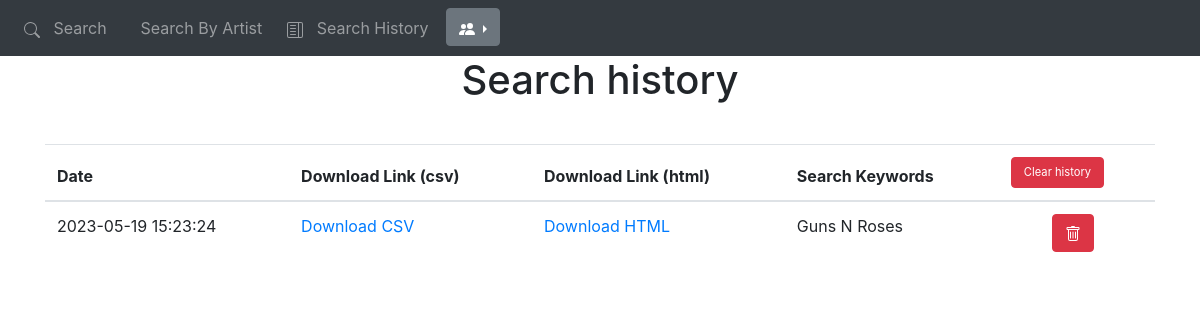
The app's page /history (signed in), older data.
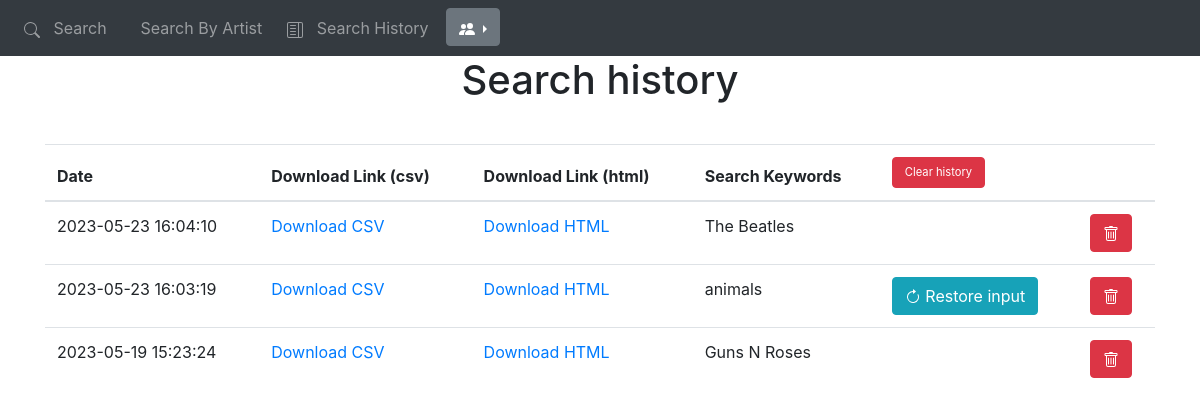
The same page, newer data.
### sd_app/models.py (models this page shows)
class Search(db.Model):
    id = db.Column(db.Integer, primary_key=True)
    date = db.Column(db.DateTime(timezone=True), default=func.now())
    user = db.Column(db.String(150))
    keywords = db.Column(db.String(150))
    csv_path = db.Column(db.String(150))
    html_path = db.Column(db.String(150))
    user_id = db.Column(db.Integer, db.ForeignKey("user.id"))
    by_artist = db.Column(db.Integer, default=0)
    user_inst = db.relationship("User", back_populates="searches")

### sd_app/views.py (the view)
@views.route('/history', methods=['GET'])
@login_required
def history():
    return render_template("history.html",
                           user=current_user,
                           searches=Search.query.filter_by(user_id=current_user.id).order_by(
                               Search.date.desc()).all(),
                           json_load=json.loads,
                           set=set)

### sd_app/__init__.py (called while the page is built)
def create_app():
    global app
    app = Flask(__name__)
    app.config['SECRET_KEY'] = 'THISISTHESECRETKEY'
    app.config['SQLALCHEMY_DATABASE_URI'] = db_string_conn
    db.init_app(app)
    env = Environment(  # Jinja env
        loader=PackageLoader("sd_app"),
        autoescape=select_autoescape()
    )
    from .views import views
    from .auth import auth
    from .api import api
    app.register_blueprint(views, url_prefix='/')
    app.register_blueprint(auth, url_prefix='/')
    app.register_blueprint(api, url_prefix='/api/')
    from .models import User
    create_database(app)
    login_manager = LoginManager()
    login_manager.login_view = 'auth.login'
    login_manager.init_app(app)
    @login_manager.user_loader
    def load_user(id):
        return User.query.get(int(id))
    return app

### sd_app/templates/history.html (shortened to what this page needs)
{% extends "base.html" %} {% block title %}Search history{% endblock %}
{% block content %}
<h1 align="center" style="margin-bottom:1em">Search history</h1>
<table class="table" id="keyword-table">
    <thead>
        <tr>
        <th scope="col">Date</th>
        <th scope="col">Download Link (csv)</th>
        <th scope="col">Download Link (html)</th>
        <th scope="col">Search Keywords</th>
        <th scope="col" colspan="2">
          <button type="button" class="btn btn-danger" onClick="clear_table('history')" style="font-size:70%">Clear history</button>
        </th>
        </tr>
    </thead>
    <tbody>
        {%for search in searches %}
    <tr>
    <td>
        {{search.date.strftime('%Y-%m-%d %H:%M:%S')}}
    </td>
    <td>
        {% if search.csv_path != 'In progress' %}
      <a href="{{ url_for('views.download', filename=search.csv_path) }}">Download CSV</a>
        {% else %}
        In progress
        {% endif %}
    </td>
    <td>
        {% if search.html_path != 'In progress' %}
      <a href="{{ url_for('views.download', filename=search.html_path) }}">Download HTML</a>
        {% else %}
        In progress
        {% endif %}
    </td>
    {% if search.by_artist == 0 %}
        <td>
            {{ ', '.join(set(json_load(search.keywords).get('keyword').values())) }}
        </td>
        <td class="column_action">
            <button type="button" class="btn btn-info" onClick="repeat_search({{ search.keywords }})">
             Restore input
            </button>
        </td>
    {% else %}
    <td>
        {{ search.keywords }}
    </td>
    <td>
    </td>
    {% endif %}
    <td class="column_action">
        <button type="button" class="btn btn-danger" onClick="delete_row({{ search.id }}, 'history')">
        </button>
    </td>
    </tr>
        {% endfor %}
  </tbody>
</table>
{% endblock %}

### sd_app/templates/base.html (shortened to what this page needs)
<!DOCTYPE html>
<html>
  <head>
    <link
      rel="stylesheet"
      href="https://stackpath.bootstrapcdn.com/bootstrap/4.4.1/css/bootstrap.min.css"
    />
    <link rel="stylesheet" href="{{ url_for('static', filename='base.css') }}">
  </head>
  <body>
    <nav class="navbar navbar-expand-lg navbar-dark bg-dark">
      <div class="collapse navbar-collapse" id="navbar">
        <div class="navbar-nav">
          {% if user.is_authenticated %}
          <a class="nav-item nav-link" id="search" href="/search">
            &nbsp Search &nbsp
          </a>
          <a class="nav-item nav-link" id="search-by-artist" href="/search-by-artist">
            &nbsp Search By Artist &nbsp
          </a>
          <a class="nav-item nav-link" id="history" href="/history">
            &nbsp Search History &nbsp
          </a>
          <div class="dropdown dropright">
            <button class="btn btn-secondary dropdown-toggle" type="button" id="dropdownMenuButton" data-toggle="dropdown" aria-haspopup="true" aria-expanded="false">
            </button>
          </div>
          {% endif %}
        </div>
      </div>
    </nav>
    <div class="container">{% block content %}
    {% endblock %}
    </div>
  </body>
</html>

Row changes from the older to the newer data that the page shows:
added Search: date "2023-05-23 16:04:10", keywords "The Beatles"
added Search: date "2023-05-23 16:03:19", keywords "animals"
